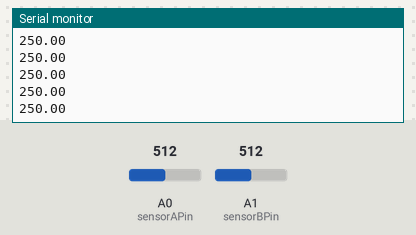
Recording of a sketch running on a simulated Arduino Uno, built with avr-gcc and run on an emulated ATmega328P. Parts: the last lines printed to the serial monitor. The test bench sets the inputs (shaded band); at power-on: A0 (sensorAPin) = 512, A1 (sensorBPin) = 512.

Above: at 1.2 s.
1.3 s: A0 (sensorAPin) set to 716
At 1.32 s:
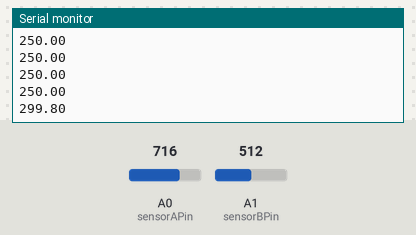
2.8 s: A1 (sensorBPin) set to 716
At 2.83 s:
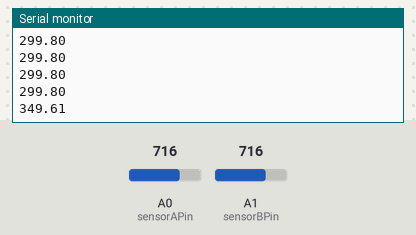
4.3 s: A0 (sensorAPin) set to 900
At 4.34 s:
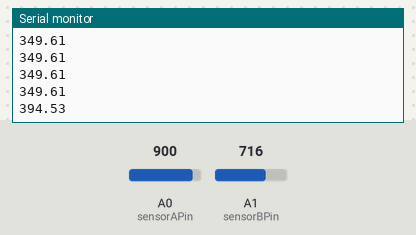
5.8 s: A1 (sensorBPin) set to 900
At 5.85 s:
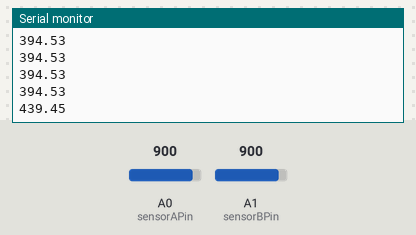
Timing chart, 0 to 8.3 s (numbered marks = the images above; inputs shaded):
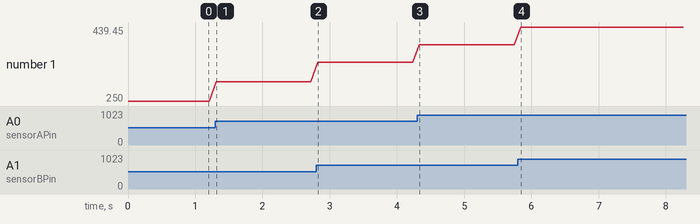

The sketch:

doisSensoresTemp.ino
```cpp
//declare variables/
float tempC;
int sensorAPin = 0;
int sensorBPin = 1;

void setup()
{
Serial.begin(9600); //opens serial port, sets data rate to 9600 bps
}

void loop()
{
tempC = (analogRead(sensorAPin)+analogRead(sensorBPin))/2; //lê dois sensores e faz a média
tempC = (5.0 * tempC * 100.0)/1024.0; //converte em celsius
Serial.println();
Serial.print(tempC); //send the data to the computer
delay(100); //wait one second before sending new data
}
```

Measured:
- after the input at 1.3 s, the serial monitor: prints a new line at once (image 1)
- after the input at 2.8 s, the serial monitor: prints a new line at once (image 2)
- after the input at 4.3 s, the serial monitor: prints a new line at once (image 3)
- after the input at 5.8 s, the serial monitor: prints a new line at once (image 4)
- plotted number 1: 250 → 299.8 after the input at 1.3 s, 299.8 → 349.61 after the input at 2.8 s, 349.61 → 394.53 after the input at 4.3 s, 394.53 → 439.45 after the input at 5.8 s
